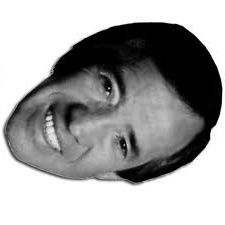
#> input picture imagen.jpg, 225 x 225 px
$ python ej1.py imagen.jpg out.png
#> lines starting #> are read from the running program, lines starting #| are printed output that depends on the picture
import cv2
import numpy as np
import sys

if (len(sys.argv) == 3):
    img = cv2.imread(sys.argv[1])
#> img is the input picture: shape (225, 225, 3); min 0, max 255, mean 163.9
    rows = img.shape[0]
#> rows = 225
    cols = img.shape[1]
#> cols = 225
    img2 = np.zeros((rows, cols, 3), np.uint8)
    for colss in range(0, cols, 1):
        for rowss in range(0, rows, 1):
            img2[colss, -rowss] = img[rowss, colss]
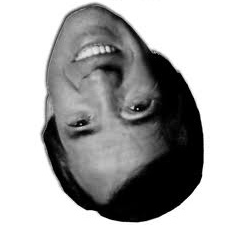
#> img2: shape (225, 225, 3); min 0, max 255, mean 163.9
    cv2.imwrite(sys.argv[2], img2)
    r = cv2.imshow('image', img2)
    cv2.waitKey(0)
    cv2.destroyAllWindows()
else:
    print ("Error en los parametros.")
